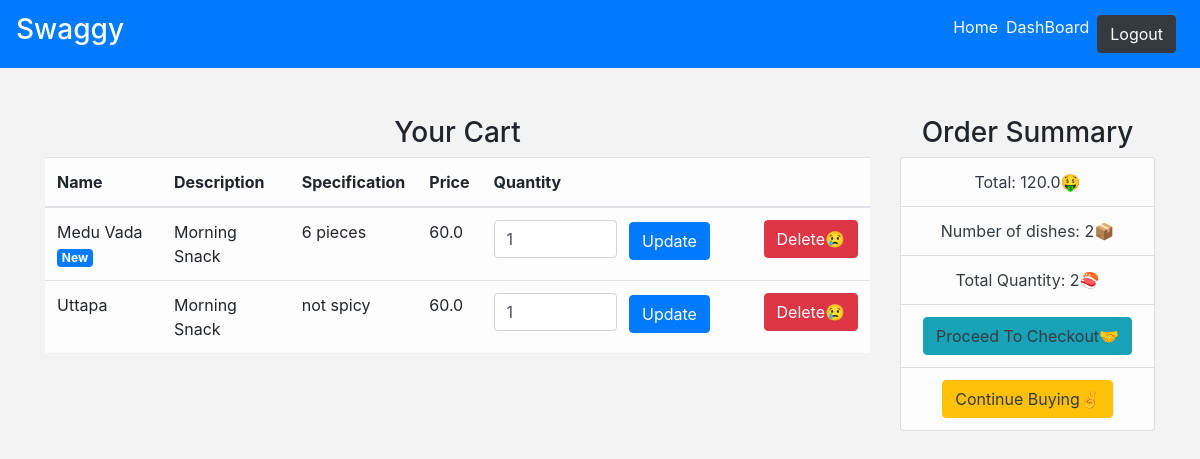
Page /cart/ (signed in) on the earlier database version.
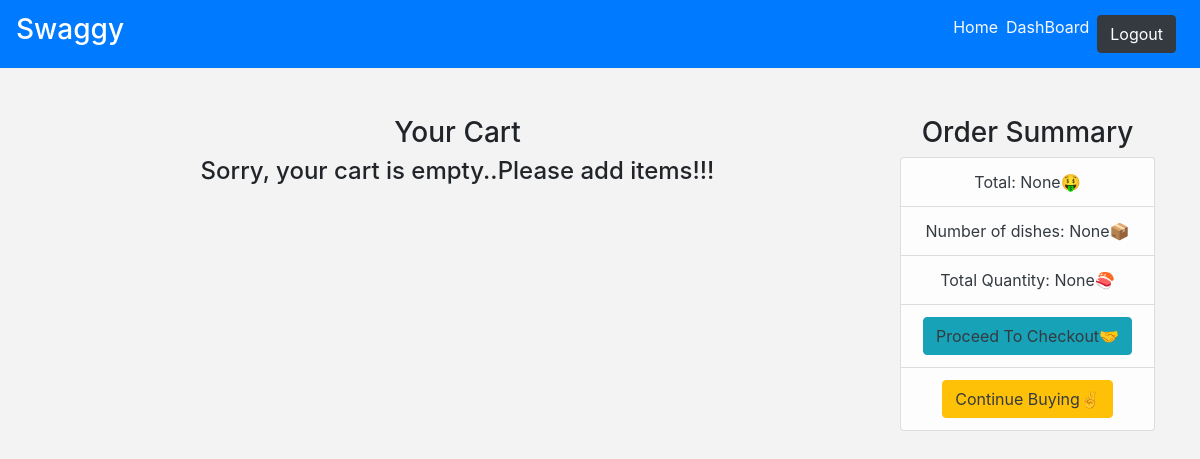
Same page on the later database version.
### main/models.py (models this page shows, shortened)
class CartItems(models.Model):
    ORDER_STATUS = (
        ('Active', 'Active'),
        ('Delivered', 'Delivered')
    )
    user = models.ForeignKey(User, on_delete=models.CASCADE)
    item = models.ForeignKey(Item, on_delete=models.CASCADE)
    ordered = models.BooleanField(default=False)
    quantity = models.IntegerField(default=1)
    ordered_date = models.DateField(default=timezone.now)
    status = models.CharField(max_length=20, choices=ORDER_STATUS, default='Active')
    delivery_date = models.DateField(default=timezone.now)
    class Meta:
        verbose_name = 'Cart Item'
        verbose_name_plural = 'Cart Items'

class Item(models.Model):
    LABELS = (
        ('BestSeller', 'BestSeller'),
        ('New', 'New'),
        ('Spicy🔥', 'Spicy🔥'),
    )
    LABEL_COLOUR = (
        ('danger', 'danger'),
        ('success', 'success'),
        ('primary', 'primary'),
        ('info', 'info')
    )
    title = models.CharField(max_length=150)
    description = models.CharField(max_length=250,blank=True)
    price = models.FloatField()
    pieces = models.IntegerField(default=6)
    instructions = models.CharField(max_length=250,default="Jain Option Available")
    image = models.ImageField(default='default.png', upload_to='images/')
    labels = models.CharField(max_length=25, choices=LABELS, blank=True)
    label_colour = models.CharField(max_length=15, choices=LABEL_COLOUR, blank=True)
    slug = models.SlugField(default="sushi_name")
    category = models.ForeignKey(Category, on_delete=models.CASCADE, null=True)
    created_by = models.ForeignKey(User, on_delete=models.CASCADE)

### main/views.py (the view)
# urls.py: path('cart/', views.get_cart_items, name='cart'),
@login_required
def get_cart_items(request):
    cart_items = CartItems.objects.filter(user=request.user,ordered=False)
    bill = cart_items.aggregate(Sum('item__price'))
    number = cart_items.aggregate(Sum('quantity'))
    pieces = cart_items.aggregate(Sum('item__pieces'))
    total = bill.get("item__price__sum")
    count = number.get("quantity__sum")
    total_pieces = pieces.get("item__pieces__sum")
    context = {
        'cart_items':cart_items,
        'total': total,
        'count': count,
        'total_pieces': total_pieces
    }
    return render(request, 'main/cart.html', context)

### main/templatetags/get_group.py (called while the page is built)
@register.filter(name='has_group')
def has_group(user, group_name):
    return user.groups.filter(name=group_name).exists()

### main/templates/main/cart.html (shortened to what this page needs)
{% extends "main/layout.html" %}
{% block content %}
<div class="cart">
    <div class="container">
        <div class="row">
            <div class="col-sm-9 mt-5">
                <h3 class="text-center">Your Cart</h3>
                {% if cart_items %}
                <div class="table-responsive">
                    <table class="table table-light">
                        <thead>
                        <tr>
                            <th scope="col">Name</th>
                            <th scope="col">Description</th>
                            <th scope="col">Specification</th>
                            <th scope="col">Price</th>
                            <th scope="col">Quantity</th>
                            <th scope="col"></th>
                        </tr>
                        </thead>
                        <tbody>
                            {% for cart in cart_items %}
                        <tr>
                            <td>{{ cart.item.title }} <span class="badge badge-{{ cart.item.label_colour }}">{{ cart.item.labels }}</span></td>
                            <td>{{ cart.item.description }}</td>
                            <td>{{ cart.item.instructions }}</td>
                            <td>{{ cart.item.price }}</td>
                            <td>
                                <form method="post">
                                    <input type="number" name="quantity" value="{{ cart.item.pieces }}" min="1" class="form-control w-50 d-inline-block">
                                    <button type="submit" class="btn btn-primary ml-2">Update</button>
                                </form>
                            </td>
                            <td><a class="btn btn-danger" href="{% url 'main:remove-from-cart' cart.id %}">Delete😢</a></td>
                        </tr>
                            {% endfor %}
                        </tbody>
                    </table>
                </div>
                {% else %}
                <h4 class="text-center">Sorry, your cart is empty..Please add items!!!</h4>
                {% endif %}
            </div>
            <div class="col-sm-3 mt-5 mb-3">
                <div class="content-section">
                    <h3 class="text-center">Order Summary</h3>
                      <ul class="list-group">
                        <li class="list-group-item list-group-item-light text-center text-dark">Total: {{ total }}🤑</li>
                        <li class="list-group-item list-group-item-light text-center text-dark">Number of dishes: {{ count }}📦</li>
                        <li class="list-group-item list-group-item-light text-center text-dark">Total Quantity: {{ total_pieces }}🍣</li>
                        <li class="list-group-item list-group-item-light text-center text-dark"><a class="btn btn-info text-dark" href="{% url 'main:ordered' %}">Proceed To Checkout🤝</a></li>
                        <li class="list-group-item list-group-item-light text-center"><a class="btn btn-warning text-dark" href="/">Continue Buying✌️</a></li>
                      </ul>
                </div>
            </div>
        </div>
    </div>
</div>
{% endblock content %}

Differences in the rows shown:
no longer on this page (row edited): CartItems: item "Medu Vada", item.labels "New", item.description "Morning Snack", item.instructions "6 pieces", item.price "60.0", quantity "1"
no longer on this page (row edited): CartItems: item "Uttapa", item.description "Morning Snack", item.instructions "not spicy", item.price "60.0", quantity "1"
Other differences:
{{ total }}: "120.0" → "None"
{{ count }}: "2" → "None"
{{ total_pieces }}: "2" → "None"
text no longer shown: "Name Description Specification Price Quantity"
text now shown: "Sorry, your cart is empty..Please add items!!!"
